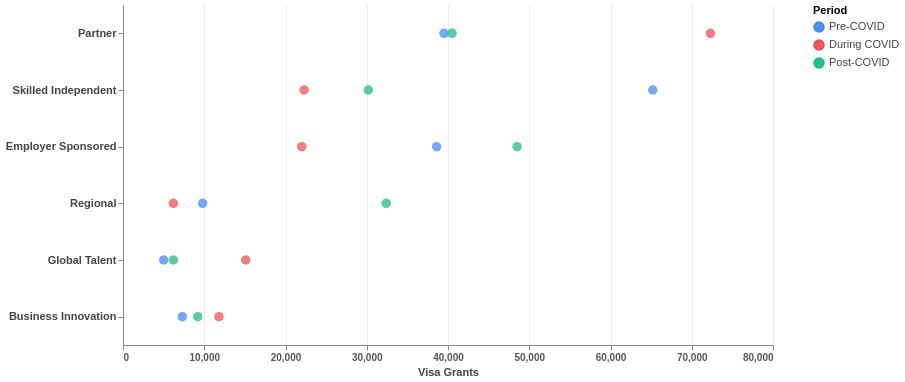

Describe this chart as a Vega-Lite specification.
### Vega-Lite specification from a JSON file in a GitHub repository (floating-point values rounded to 4 significant figures)
{"$schema": "https://vega.github.io/schema/vega-lite/v5.json", "width": 650, "height": 340, "background": "#ffffff", "data": {"values": [{"stream": "Skilled Independent", "period": "Pre-COVID", "value": 65200}, {"stream": "Skilled Independent", "period": "During COVID", "value": 22300}, {"stream": "Skilled Independent", "period": "Post-COVID", "value": 30200}, {"stream": "Employer Sponsored", "period": "Pre-COVID", "value": 38600}, {"stream": "Employer Sponsored", "period": "During COVID", "value": 22000}, {"stream": "Employer Sponsored", "period": "Post-COVID", "value": 48500}, {"stream": "Regional", "period": "Pre-COVID", "value": 9800}, {"stream": "Regional", "period": "During COVID", "value": 6200}, {"stream": "Regional", "period": "Post-COVID", "value": 32400}, {"stream": "Business Innovation", "period": "Pre-COVID", "value": 7300}, {"stream": "Business Innovation", "period": "During COVID", "value": 11800}, {"stream": "Business Innovation", "period": "Post-COVID", "value": 9200}, {"stream": "Global Talent", "period": "Pre-COVID", "value": 5000}, {"stream": "Global Talent", "period": "During COVID", "value": 15100}, {"stream": "Global Talent", "period": "Post-COVID", "value": 6200}, {"stream": "Partner", "period": "Pre-COVID", "value": 39500}, {"stream": "Partner", "period": "During COVID", "value": 72300}, {"stream": "Partner", "period": "Post-COVID", "value": 40500}]}, "layer": [{"mark": {"type": "line", "strokeWidth": 2.5, "opacity": 0.9}, "encoding": {"y": {"field": "stream", "type": "nominal", "sort": ["Partner", "Skilled Independent", "Employer Sponsored", "Regional", "Global Talent", "Business Innovation"], "axis": {"title": null, "labelFontSize": 11, "labelColor": "#444", "labelFontWeight": "bold"}}, "x": {"field": "value", "type": "quantitative", "axis": {"title": "Visa Grants", "labelFontWeight": "bold", "titleFontWeight": "bold", "grid": true, "gridColor": "#ececec", "labelColor": "#555", "titleColor": "#444", "tickCount": 6}}, "detail": {"field": "stream"}, "color": {"field": "period", "type": "nominal", "scale": {"domain": ["Pre-COVID", "During COVID", "Post-COVID"], "range": ["#3b82f6", "#ef4444", "#10b981"]}, "legend": {"title": "Period", "orient": "right", "labelFontSize": 11, "labelColor": "#444", "symbolType": "circle", "offset": 40}}}}, {"mark": {"type": "point", "filled": true, "size": 90}, "encoding": {"y": {"field": "stream", "type": "nominal", "sort": ["Partner", "Skilled Independent", "Employer Sponsored", "Regional", "Global Talent", "Business Innovation"]}, "x": {"field": "value", "type": "quantitative"}, "color": {"field": "period", "type": "nominal", "scale": {"domain": ["Pre-COVID", "During COVID", "Post-COVID"], "range": ["#1d4ed8", "#b91c1c", "#047857"]}}, "tooltip": [{"field": "stream", "title": "Visa Stream"}, {"field": "period", "title": "Period"}, {"field": "value", "title": "Visa Grants", "format": ","}]}}], "config": {"view": {"stroke": null}}}
